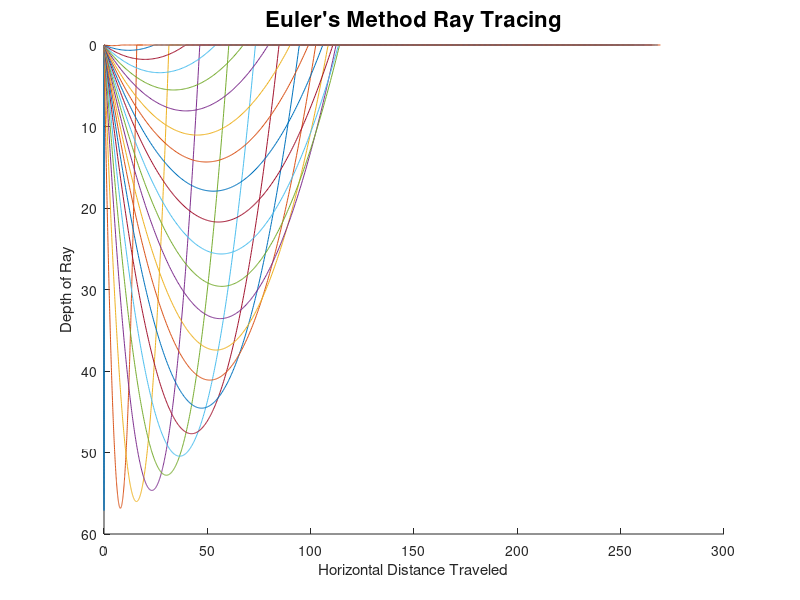
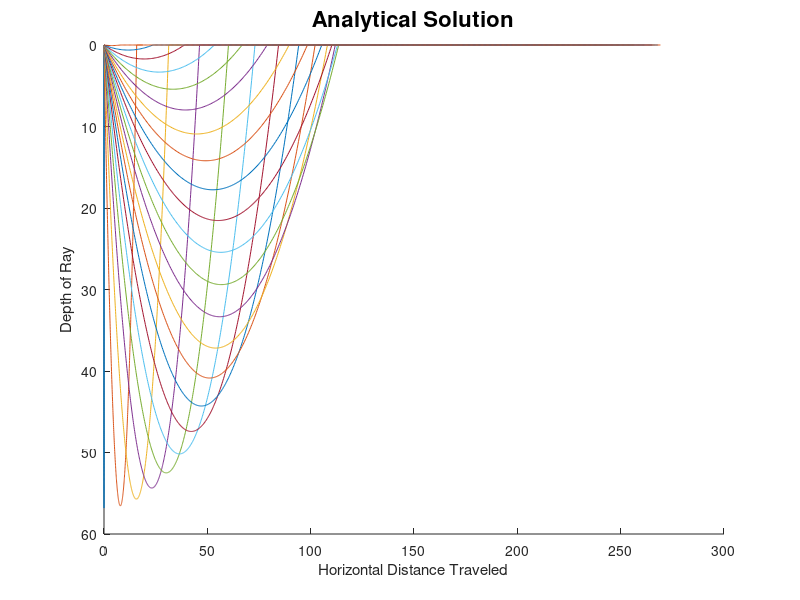
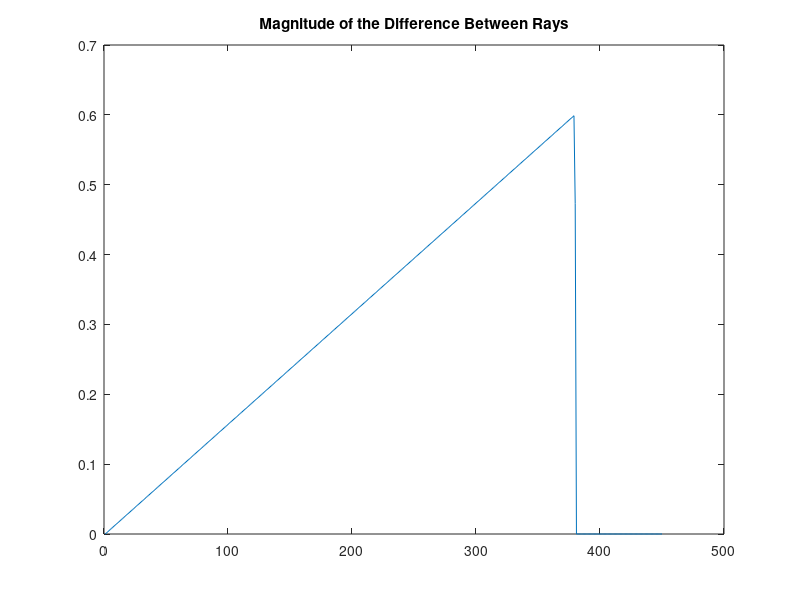

Write MATLAB code to recreate these figures, in order.
%%%%%% Euler Method and Analytical Solution Ray Tracing %%%%%%

clear
close all

%%%%%%%% Create Velocity and Slowness Models %%%%%%%%

v0 = 0.5;
vf = 5;
dv = .01; 
nv = floor((vf - v0)/dv);

s0_2 = 1/v0^2;
sf_2 = 1/vf^2;

gradSlo2 = (sf_2 - s0_2) / nv;



nx = nv; 
nz = nv;
vals = [1:nv];

%%%%%%%% Structs for Evaluating the Difference Between Solutions %%%%%%%%
allPosVec = struct('x_Pos',vals,'z_Pos',vals);
allPltVec = struct('x_Plt',vals,'z_Plt',vals);
            
%%%%%%%% Euler's Method Implementation %%%%%%%%%

t0 = 0; 
tf = 270;
nt = nv; 
dt = (tf-t0)/nt;

xPos0 = 0; 
zPos0 = 0; 

xPos = vals;
zPos = vals;
xDir = vals;
zDir = vals;
tVec = vals;

xPos(1) = xPos0;
zPos(1) = zPos0;

a0 = 0;
af = 90;
da = 4; 
na = floor((af - a0)/da);

gVx = 0;
gVz = gradSlo2; 


hold on 
for a=1:na+1
    alpha = a0 + (a-1)*da;
    xDir0 = sind(alpha); 
    zDir0 = cosd(alpha); 
    xDir(1) = xDir0; 
    zDir(1) = zDir0; 

    for ix=1:nx-1
        xPos(ix+1) = xPos(ix) + xDir(ix)*dt;
        xDir(ix+1) = xDir(ix) + gVx*dt; 

        zPos(ix+1) = zPos(ix) + zDir(ix)*dt;
        zDir(ix+1) = zDir(ix) + gVz*dt; 

        if zPos(ix+1) < 0
            zPos(ix+1) = 0; 
        end

    end
    allPosVec(a).x_Pos = xPos; 
    allPosVec(a).z_Pos = zPos; 

   plot(xPos,zPos)

end
title('Euler''s Method Ray Tracing','fontsize',16)
ylabel('Depth of Ray')
xlabel('Horizontal Distance Traveled')
axis ij
hold off

%%%%%%%%%%% Analytical Solution %%%%%%%%%%%%%%
figure;

for it=1:nt               % fill tVec with times
    tVec(it) = t0 + (it-1) * dt;
end

xPlt = [1:nx];
zPlt = [1:nz];
hold on 
for a=1:na+1
    alpha = a0 + (a-1)*da;
    xDir0 = sind(alpha); 
    zDir0 = cosd(alpha); 

    for it=1:nt
        t = tVec(it);
        xPos_ = xPos0 + xDir0*t + gVx * t*t * 0.5;
        zPos_ = zPos0 + zDir0*t + gVz * t*t * 0.5;

        if zPos_ < 0
            zPos_ = 0;
        end

        xPlt(it) = xPos_; 
        zPlt(it) = zPos_; 
    end

    allPltVec(a).x_Plt = xPlt; 
    allPltVec(a).z_Plt = zPlt; 
    plot(xPlt,zPlt)
end

title('Analytical Solution','fontsize',16)
ylabel('Depth of Ray')
xlabel('Horizontal Distance Traveled')
axis ij
hold off

diffX = struct('difference',[1:nv]); 
diffZ = struct('difference',[1:nv]); 
magDiff = struct('magDif',[1:nv]);
for ia=1:na
    diffX(ia).difference = allPosVec(ia).x_Pos - allPltVec(ia).x_Plt; 
    diffZ(ia).difference = allPosVec(ia).z_Pos - allPltVec(ia).z_Plt; 
    magDiff(ia).magDif = sqrt((diffX(ia).difference).^2 + (diffZ(ia).difference).^2);
    end
figure ;
plot(magDiff(1).magDif)
title('Magnitude of the Difference Between Rays')
